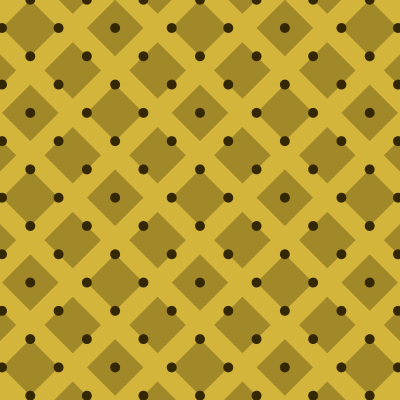
Frame 1 (no input)
Frame 60 (the mouse pressed at the canvas centre just before this capture): identical to frame 1, image omitted
Frame 120 (the mouse held since frame 60 and released just before this capture): identical to frame 1, image omitted

The Processing sketch that drew this single still picture (run headless with seeded random() and noise(); from frame 60 on, the mouse is pressed at the canvas centre):

// Processing sketch: processing_75889
// ── processing_75889.pde

void setup(){
 size(400, 400); 
}

void draw(){
  background(211, 181, 60);
  translate(width/2, -170);
  rotate(PI/4.0);
 //rotate(radians(angle)); 
 noStroke();
 for(int y = 0; y <= 500; y = y + 60){
    for(int x = 0; x <= 500; x = x + 60){
      fill(85, 66, 12, 100);
 rect(x, y, 40, 40); 
    }
 }
 
  for(int y = 0; y <= 600; y = y + 40){
    for(int x = 0; x <= 600; x = x + 40){
      fill(52, 39, 4);
     ellipse(x, y, 10, 10);
    }
 }
}
